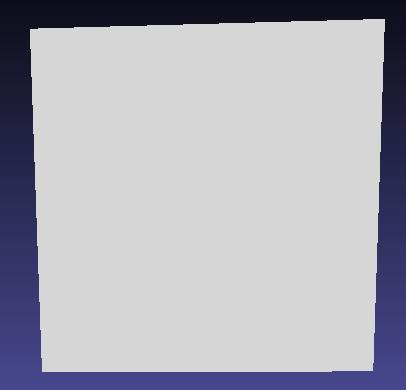
#> input picture opencv/01.jpg, 406 x 390 px
$ python -i HarrisCorner.py   (imports and definitions only)
#> lines starting #> are read from the running program, lines starting #| are printed output that depends on the picture; after the words box and inside, x2 and y2 are one past the last pixel; in counts of white or black regions, pixels touching at a corner belong together
#important

import cv2
import numpy as np
from matplotlib import pyplot as plt

def check(getname):
#> called with getname = '01.jpg'
	def fuse(dd):
		ret = []
		ret.append(dd[0])
		save = False
		for i in dd:
			save = True
			for j in ret:
				if abs(j[0]-i[0])<100 and abs(j[1]-i[1])<100:
					save = False
					break
			if save == True:
				ret.append(i)
			save = False
		return ret

	filename = getname
	img = cv2.imread(filename)
#> img is the input picture: shape (390, 406, 3); mean B, G, R 181.9, 171.7, 171.8
	gray = cv2.cvtColor(img,cv2.COLOR_BGR2GRAY)
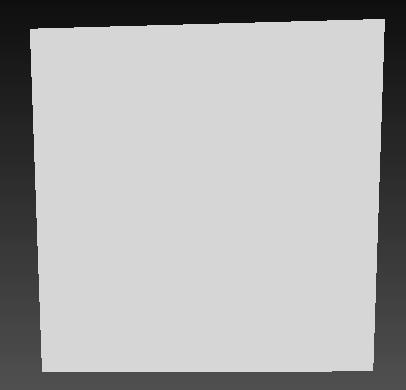
#> gray: shape (390, 406); min 1, max 247, mean 172.9

	gray = np.float32(gray)
	dst = cv2.cornerHarris(gray,2,3,0.04)
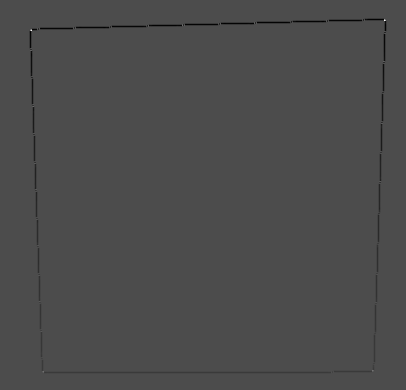
#> dst: shape (390, 406) float32; min -62874100, max 147688528, mean -417220.8; drawn with min black and max white

	imgpoints = [] # 2d points in image plane.
	print(img.shape)
#| (390, 406, 3)


	#result is dilated for marking the corners, not important
	#dst = cv2.dilate(dst,None)

	# Threshold for an optimal value, it may vary depending on the image.
	img[dst>0.01*dst.max()]=[0,0,255]
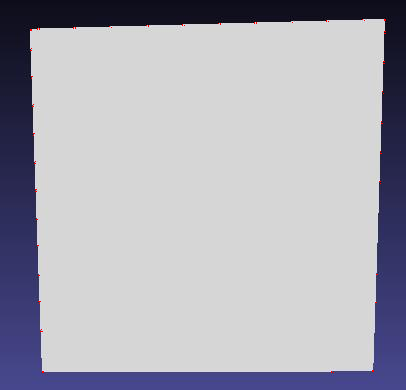
#> img: shape (390, 406, 3); 0.07% of pixels changed, all inside (x1, y1, x2, y2) = (30, 19, 386, 373)
	img[dst<0.01*dst.max()]=[255,255,255]
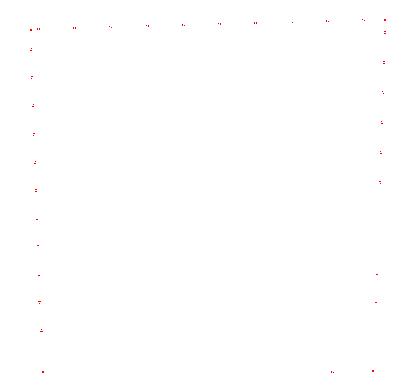
#> img: shape (390, 406, 3); mean B, G, R 254.8, 254.8, 255

	height, width, depth = img.shape
#> height = 390; width = 406; depth = 3
	for i in range(0, height):
		for j in range(0, int(width)):
			if str(img[i,j]) != "[255 255 255]":
				imgpoints.append([i,j,0])
	a = fuse(imgpoints)
	print(a)
#| [[19, 362, 0], [22, 254, 0], [25, 146, 0], [28, 37, 0], [121, 381, 0], [133, 33, 0], [245, 37, 0], [274, 376, 0], [371, 42, 0]]
	dst = cv2.dilate(dst,None)
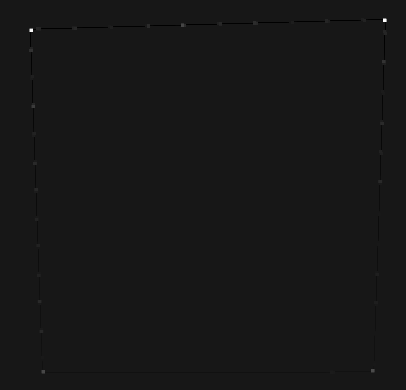
#> dst: shape (390, 406) float32; min -15062160, max 147688528, mean -9312.2; drawn with min black and max white
	plt.imshow(img),plt.show()
	return a

>>> result = check('01.jpg')

$ run again, on opencv/02.jpg
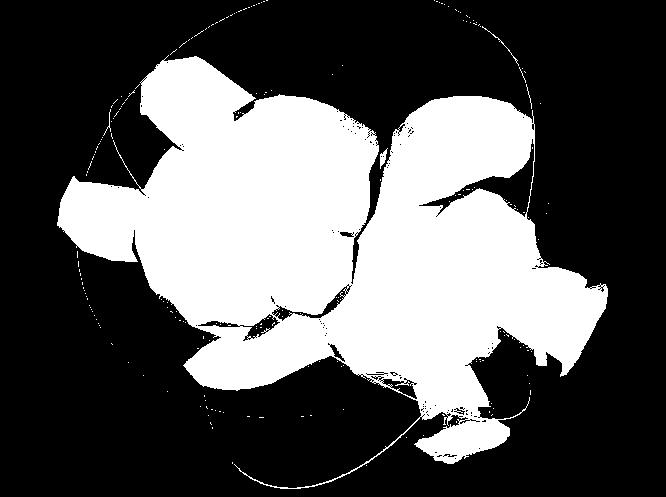
#> input picture opencv/02.jpg, 666 x 497 px
#> in check, img is the input picture: shape (497, 666, 3); min 0, max 255, mean 89.2
#> in check, `dst = cv2.cornerHarris(gray,2,3,0.04)`:
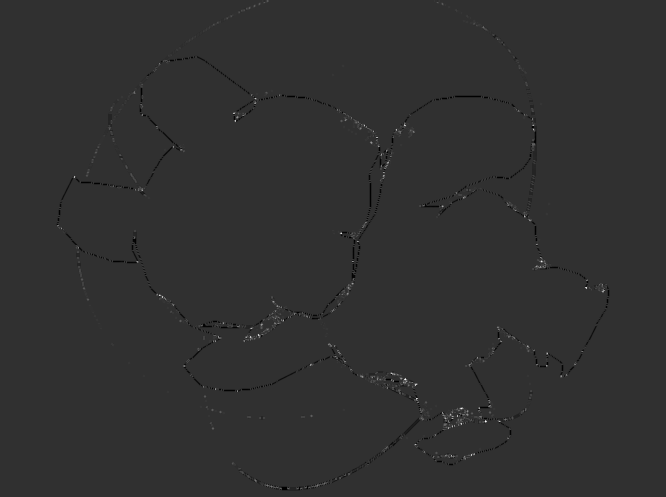
#> dst: shape (497, 666) float32; min -169130016, max 724746112, mean 13436.9; drawn with min black and max white
#| (497, 666, 3)
#> in check, `img[dst<0.01*dst.max()]=[255,255,255]`:
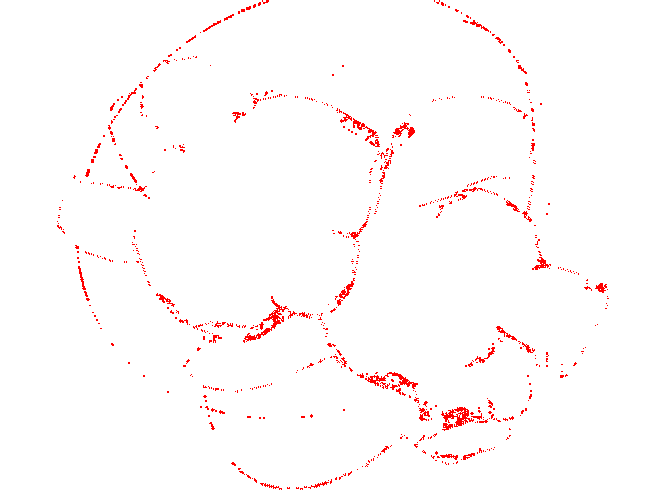
#> img: shape (497, 666, 3); mean B, G, R 250.7, 250.7, 255
#> (printed output is left out)
